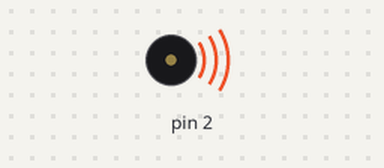
The sketch below on a simulated Arduino Uno, built with avr-gcc and run on an emulated ATmega328P. Parts: buzzer (waves = sounding). What the sketch prints to the serial monitor is not drawn.

Above: at 0.7 s.
Timing chart, 0 to 3.0 s (numbered marks = the images above):
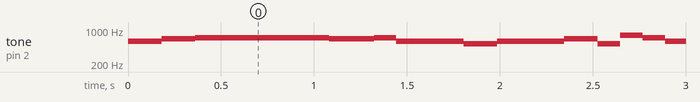

The sketch:

risen.ino
```cpp
#define LENGTH(x) (sizeof(x)/sizeof(*(x)))

#define C4  262
#define CS4 277
#define D4  294
#define DS4 311
#define E4  330
#define F4  349
#define FS4 370
#define G4  392
#define GS4 415
#define A4  440
#define AS4 466
#define B4  494

#define C  523
#define CS 554
#define D  587
#define DS 622
#define E  659
#define F  698
#define FS 740
#define G  784
#define GS 831
#define A  880
#define AS 932
#define B  988

struct Note {
	int pitch;
	int len;
};

struct Note notes[] = {

	// 1
	{D,  3},
	{E,  3},
	{F,  6},
	{F,  6},
	{E,  2},
	{E,  2},
	{F,  2},

	// 2
	{D,  6},
	{C,  3},
	{D,  3},
	{D,  3},
	{E,  3},
	{C,  2},
	{G,  2},
	{F,  2},

	// 3
	{D,  3},
	{E,  3},
	{F,  6},
	{F,  6},
	{E,  2},
	{E,  2},
	{F,  2},

	// 4
	{D,  6},
	{C,  3},
	{D,  3},
	{D,  3},
	{E,  3},
	{C,  2},
	{G,  2},
	{F,  2},


	// 5
	{D,  3},
	{C,  3},
	{D,  6},
	{E,  6},
	{A4, 3},
	{A4, 3},


	// 6
	{E,  2},
	{E,  2},
	{F,  2},
	{E,  2},
	{D,  2},
	{G,  2},
	{G4, 2},
	{D,  2},
	{C,  2},
	{F,  6},

	// 7
	{D,  3},
	{C,  3},
	{D,  6},
	{E,  6},
	{A4, 3},
	{A4, 3},

	// 8
	{E,  2},
	{E,  2},
	{F,  2},
	{E,  2},
	{D,  2},
	{G,  2},
	{B4, 2},
	{D,  2},
	{C,  2},
	{F,  6},
};


int i = 0;
void setup() {
	Serial.begin(9600);
}

void loop() {
	char buf[128];
	struct Note *n = &notes[i%(LENGTH(notes))];

	tone(2, n->pitch, n->len*60);
	sprintf(buf, "playing note(%d) %d for %d\n", i, n->pitch, n->len);
	Serial.print(buf);

	delay(n->len*60);
	i++;
}
```

Measured:
- by itself, tone on pin 2: plays 587 Hz for 0.18 s, 659 Hz for 0.18 s, 698 Hz for 0.72 s, 659 Hz for 0.24 s, 698 Hz for 0.12 s, 587 Hz for 0.36 s … (585 notes in this stretch)
